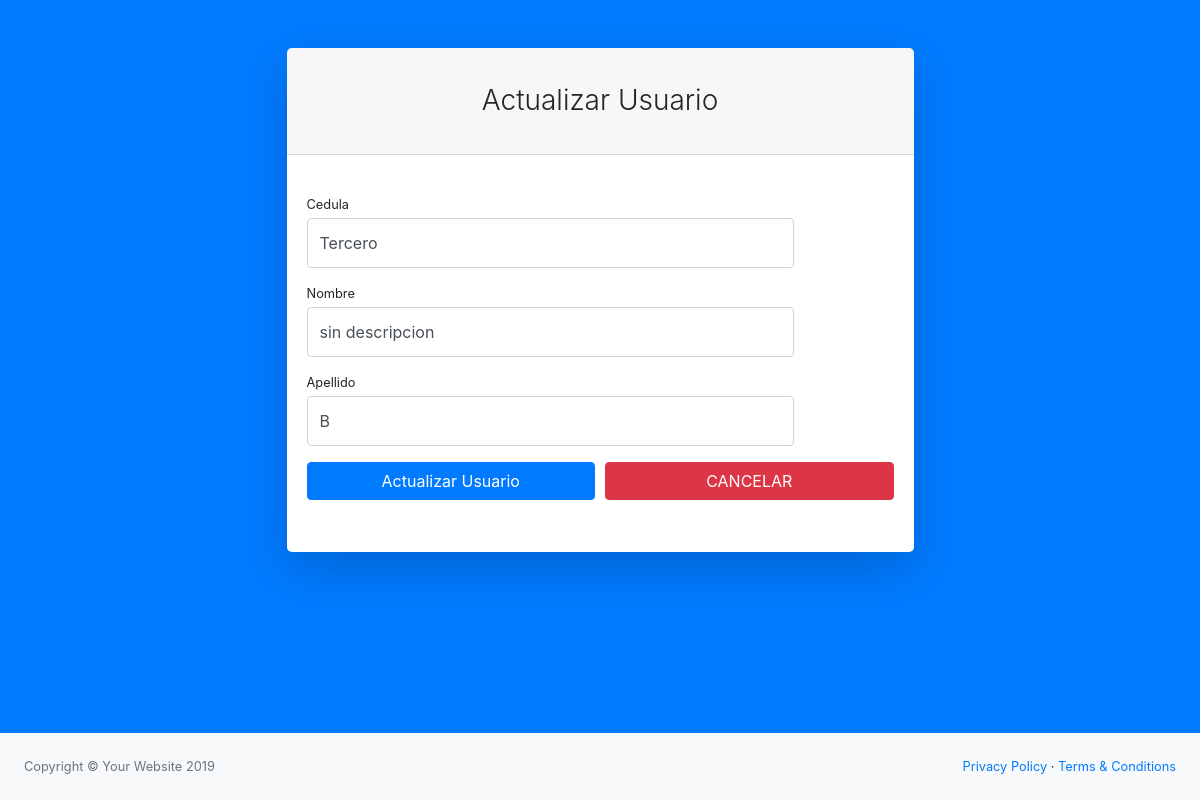
Screenshot of /PRO4G/forms/curso/Actualizar_Curso.php?id=1 with the database file from the repository.
### tables this page shows
CREATE TABLE `q_curso` (
  `id_curso` int(11) NOT NULL AUTO_INCREMENT,
  `curso` varchar(45) NOT NULL,
  `descripcion` varchar(200) DEFAULT NULL,
  `paralelo` varchar(12) NOT NULL,
  `estado` varchar(45) DEFAULT NULL,
  PRIMARY KEY (`id_curso`)
);

### PRO4G/core/BDD.php (called while the page is built, shortened)
<?php
class BDD
{
    private static $SERVIDOR = "localhost";
    private static $NAME_BASE = "virtual_quiz";
    private static $NAME_USER = "root";
    private static $PASS = "password";
    static public function CONECTAR()
    {
        $conexion = new mysqli(self::$SERVIDOR,self::$NAME_USER,self::$PASS, self::$NAME_BASE);
        return $conexion;
    }
    static public function CONSULTAR($tabla,$campo,$where = "")
    {
        $mysql = self::CONECTAR();
        $sql = "";
        if ($where) $where = "where $where";
        $sql .= "SELECT $campo FROM $tabla $where ;";
        if(!$res = $mysql->query($sql))
        {
            echo "consulta: ".$sql." \n";
            echo "Erro en consulta: ".$mysql->errno ." \n";
            echo "Error: " . $mysql->error . "\n";
            exit;
        }else{
            if ($res->num_rows === 0)
            {
                return false;
            }else{
                $regs = $res->fetch_assoc();
                return $regs;
            }
        }
    }
}

### PRO4G/forms/curso/Actualizar_Curso.php (the view, shortened to what this page needs)
<?php
require '../ambiente/ambiente.php';
$id = $_GET['id'];
$datos = BDD::CONSULTAR("q_curso", "id_curso,curso,descripcion,paralelo,estado", "id_curso=$id and estado = 'ACTIVO'" );
print Ambiente::ENCABEZADO();
if ($datos) {
    print Ambiente::ENCABEZADO();
    print Ambiente::ABRIR_BODY('bg-primary');
    print FORM::FORMULARIO_USUARIO("POST", "Actualizar Usuario", "return validar_usuario();", "#");
    print FORM::GENERAR_INPUT_USUARIO("id",$datos['id_curso'],"","hidden","");
    print FORM::GENERAR_INPUT_USUARIO("Curso",$datos['curso'],"Ingrese su cedula","text","Cedula");
    print FORM::GENERAR_INPUT_USUARIO("Descripcion",$datos['descripcion'],"Ingrese su nombre","text","Nombre");
    print FORM::GENERAR_INPUT_USUARIO("Paralelo",$datos['paralelo'],"Ingrese su apellido","text","Apellido");
    print FORM::GENERAR_BUTTON_SUBMIT_ELIMINAR("Actualizar Usuario");
    print FORM::CERRAR_FORMULARIO();
    print FORM::OBTENER_FOOTER_HTML();
} else {
    print Ambiente::PAGINA_404();
}

### PRO4G/core/FORM.php (shortened to what this page needs)
<?php
class FORM {
    static public function FORMULARIO_USUARIO($method="POST",$titulo = "",$onsubmit = "",$action = "")
    {
        $html = "";
        if($onsubmit) $onsubmit = "onsubmit=\"$onsubmit\" ";
        if($action) $action = "action=\"$action\" ";
        $html .= "
           <div id=\"layoutAuthentication\">
                <div id=\"layoutAuthentication_content\">
                    <main>
                        <div class=\"container\">
                            <div class=\"row justify-content-center\">
                                <div class=\"col-lg-7\">
                                    <div class=\"card shadow-lg border-0 rounded-lg mt-5\">
        ";
        $html .= self::CREAR_FORMULARIO_CARD($method,$titulo,$onsubmit,$action);
        return $html;
    }
    static public function CREAR_FORMULARIO_CARD($method,$titulo,$onsubmit,$action,$noForm = "")
    {
        $html = "";
        if(!$noForm) $form = "<form method=\"$method\" $onsubmit $action> ";
        $html .= "
                 <div class=\"card-header\">
                    <h3 class=\"text-center font-weight-light my-4\">$titulo</h3>
                 </div>
                 <div class=\"card-body\">
                   $form
        ";
        return $html;
    }
    static public function CERRAR_FORMULARIO($form = false)
    {
        return $html = "  </form>
                                    </div>
                                </div>
                            </div>
                        </div>
                    </div>
                </main><br>
            </div>";
    }
    static public function GENERAR_INPUT_USUARIO($nombre,$valor= "",$placeholder,$tipo,$label="",$read_online="",$condicion ="",$id="",$style= "form-control py-4")
    {
        $html = "";
        $html .= "
          <div class=\"form-row\">
            <div class=\"col-md-10\">
              <div class=\"form-group\">
                 <label class=\"small mb-1\" for=\"$nombre\">$label</label>
                 <input class=\"$style\" id=\"$id\" value=\"$valor\" name=\"$nombre\" $condicion type=\"$tipo\" required $read_online placeholder=\"$placeholder\" />
              </div>
            </div>
          </div>
        ";
        return $html;
    }
    static public function GENERAR_BUTTON_SUBMIT_ELIMINAR($label,$nombre="boton_submit",$style= "btn btn-primary btn-block")
    {
        $html = "";
        $html .= "
           <div class=\"form-row\">
                <div class=\"col-md-6\">
                    <div class=\"form-group\">
                         <button class=\"$style\" type=\"submit\" id=\"$nombre\" name=\"$nombre\" href=\"#\" >$label</button>
                    </div>
                </div>
                <div class=\"col-md-6\">
                    <div class=\"form-group\">
                        <a class=\"btn btn-danger btn-block\" href=\"./index.php\" id=\"$nombre\" name=\"$nombre\" href=\"#\" >CANCELAR</a>
                    </div>
                </div>
                 </div>
        ";
        return $html;
    }
    static public function OBTENER_FOOTER_HTML()
    {
        $html = "";
        $html .= "
             <div id=\"layoutAuthentication_footer\">
                <footer class=\"py-4 bg-light mt-auto\">
                    <div class=\"container-fluid\">
                        <div class=\"d-flex align-items-center justify-content-between small\">
                            <div class=\"text-muted\">Copyright &copy; Your Website 2019</div>
                            <div>
                                <a href=\"#\">Privacy Policy</a>
                                &middot;
                                <a href=\"#\">Terms &amp; Conditions</a>
                            </div>
                        </div>
                    </div>
                </footer>
            </div>
        </div>
        ";
        return $html;
    }
}

### rows the page displays
q_curso: Curso "Tercero", Descripcion "sin descripcion", Paralelo "B"

### other values shown
$titulo "Actualizar Usuario"
$label "Cedula Nombre Apellido"
$label "Actualizar Usuario"
